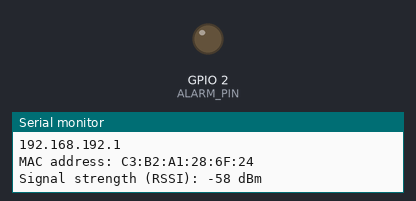
The sketch below on a simulated ESP8266 (NodeMCU). Shown: output pins drawn as LEDs (lit = HIGH), the last lines printed to the serial monitor. WiFi joins after 1.5 s; servers stay silent unless stated.

Above: at 11.1 s.
At 18.94 s:
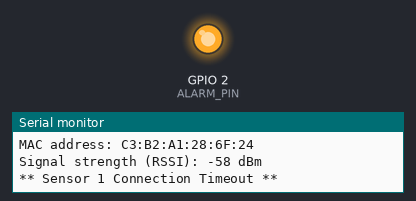
Timing chart, 0 to 23.7 s (numbered marks = the images above):
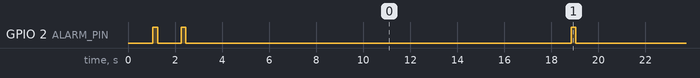

The sketch:

WiFiAlarmServer_CBN.ino
```cpp
/*********************************************************************
 *  WebServer that monitors Alarm Client connection status and
 *  AlarmT condition. Will activate Alarm according to the client
 *  alarm condition.
 *
 *  The server will set a Alarm condition depending on the request:
 *    http://server_ip/almsens#/0 will set the GPIO2 low,
 *    http://server_ip/almsens#/1 will set the GPIO2 high
 *      server_ip = IP address of the ESP8266 module.
 *      # = Sensor client number.
 *
 *  Info will be printed to Serial when the module is connected.
 *
 * The client module WiFiAlarmMonClient_CBN.ino should connect to
 * this server module via a WiFi connection
 *********************************************************************/

#define __DEBUG

#include <EEPROM.h>
#include <ESP8266WiFi.h>
#include "\Users\za010047\Documents\Arduino\WiFiWebAlarmMonitor_CBN\AlarmMonServer.h"

// Constants
const int SENSOR_TIMEOUT = 1500;  // 10x ms
const int CONNECTION_STATUS_PIN = 1;
const int ALARM_PIN = 2;

config_struct configData_; //Variable to store config data in EEPROM.
int connectionTimer_ = 0;
int alarmSensor1_ = -1;

// Create an instance of the Server
// specify the port to listen on as an argument
WiFiServer server(PORT_NO);


////////////////////
// Initialisation //
////////////////////
void setup()
{
  // Initialise Serial port
  Serial.begin(BAUD_RATE);
  delay(1000);
  while (!Serial) {
    ; // wait for serial port to connect. Needed for native USB port only
  }
  Serial.println(" ");
  Serial.println("\n\r");

  // prepare GPIO's
 #ifndef __DEBUG
   // This pin can only be used when NOT Debuging with via USB
   pinMode(CONNECTION_STATUS_PIN, OUTPUT);
   digitalWrite(CONNECTION_STATUS_PIN, HIGH);
 #endif

  pinMode(ALARM_PIN, OUTPUT);
  digitalWrite(ALARM_PIN, LOW);

  // Connect to WiFi network
  Serial.println("<< Web Alarm Monitoring Server >>");

  // Read Configuration from EEPROM
  storeConfigData();
//  readConfigData();

  // Set Server Static IP Address
  WiFi.mode(WIFI_STA);
  WiFi.config(configData_.staticServerIPAdr, configData_.staticGateway, configData_.staticSubnet);

  // Start Server connection
  WiFi.begin(configData_.ssid, configData_.password);
  WiFi.setAutoReconnect(true);
  printWifiStatus();
  connectToRouter();

  // Start the server
  server.begin();
  Serial.println("Alarm Monitor Server started.");

  // Print the IP address
  printWifiStatus();
}

/////////////////////////
// Main Loop Execution //
/////////////////////////
void loop()
{
  if (WiFi.status() != WL_CONNECTED)
  {
    // Reconnect to router
    connectToRouter();
  }

  // Check if a client has connected
  WiFiClient client = server.available();
  delay(10);
  if (!client)
  {
    connectionTimer_++;  // Update sensor timeout
    if (connectionTimer_ > SENSOR_TIMEOUT)
    {
      alarmSensor1_ = -1;  // Set sensor status to unknown
      Serial.println("\n** Sensor 1 Connection Timeout **");

      // Set Sensor Connection Timeout condition
      setSensorTimeout(1);
      printWifiStatus();
    }
    return;
  }

  // Wait until the client sends some data
  Serial.println();
  Serial.print("Client connecting.");
  while (!client.available())
  {
    Serial.print(".");
    delay(10);
  }

  // Read the first line of the request
  String reqMsg = client.readStringUntil('\r');
  Serial.println(reqMsg);
  client.flush();

  String responseMsg;
  responseMsg += "HTTP/1.1 200 OK\r\nContent-Type: text/html\nConnection: close\nRefresh: 10\r\n\r\n<!DOCTYPE HTML>";
  responseMsg += "<title>Web Alarm Mon</title>";
  responseMsg += "<head>\nWeb Alarm Monitor Server - Up Time: ";
  responseMsg += getElaspedTime();
  responseMsg += "<br />\n\r</head>";
  client.print(responseMsg);

  // Match the Command
  if      (reqMsg.indexOf(Sensor1_OFF) != -1) alarmSensor1_ = setAlarmSensorCondition(1, LOW);
  else if (reqMsg.indexOf(Sensor1_ON) != -1)  alarmSensor1_ = setAlarmSensorCondition(1, HIGH);

  // Match the Request
  else if (reqMsg.indexOf("") != -1)
  {
    // Provide currrent status of the Alarm Sensor
    responseMsg = prepareMessage(1, alarmSensor1_);
    responseMsg += " Connected.";
    client.print(responseMsg);
    client.stop();
    Serial.println("Sensor status request");
    return;  // Abort
  }
  client.flush();

  // Prepare the response
  responseMsg = prepareMessage(1, alarmSensor1_);

  // Send the response to the client
  client.print(responseMsg);
}

////////////////////////////////////////////
// Prepare status message
String prepareMessage(int sensorNo, int sensorStatus)
{
  String msg;
  msg = "<html>\r\nSensor ";
  msg += sensorNo;

  if (sensorStatus != -1)
  {
    msg += " Alarm ";
    msg += (sensorStatus)?"ON":"OFF";
  }
  else
  {
    msg += " - NOT ";
  }
  msg += "</html>\n";
  return msg;
}

////////////////////////////////////////////
// Set Sensor connection timeout condition
void setSensorTimeout(int sensorNo)
{
  connectionTimer_ = 0;  // Reset Timeout
  digitalWrite(ALARM_PIN, HIGH);
  delay(200);
  digitalWrite(ALARM_PIN, LOW);
//  digitalWrite(CONNECTION_STATUS_PIN, HIGH);
}

////////////////////////////////////////////
// Reset Sensor connection timeout condition
void resetSensorTimeout(int sensorNo)
{
  connectionTimer_ = 0;  // Reset Timeout
  digitalWrite(ALARM_PIN, LOW);
//  digitalWrite(CONNECTION_STATUS_PIN, LOW);
}

////////////////////////////////////////////
// Set Status of Alarm Sensor
int setAlarmSensorCondition(int sensorNo, int alarmStatus)
{
  // Set GPIO for Sensor Alarm request
  digitalWrite(ALARM_PIN, alarmStatus);

  // Indicated that Sensor is connected
  resetSensorTimeout(sensorNo);
  return alarmStatus;
}

////////////////////////////////////////////
// Print WiFi info on serial
void printWifiStatus()
{
  Serial.println();
  Serial.print("Alarm Server Time: "); Serial.println(getElaspedTime());

  // print the SSID of the network you're attached to:
  Serial.print("SSID: "); Serial.println(WiFi.SSID());

  // print your WiFi shield's IP address:
  IPAddress ip = WiFi.localIP();
  Serial.print("IP Address: "); Serial.println(ip);
  Serial.println(configData_.staticGateway);

  // print your WiFi shield's MAC address:
  byte mac[6];
  WiFi.macAddress(mac);
  Serial.print("MAC address: ");
  Serial.print(mac[5], HEX);
  Serial.print(":");
  Serial.print(mac[4], HEX);
  Serial.print(":");
  Serial.print(mac[3], HEX);
  Serial.print(":");
  Serial.print(mac[2], HEX);
  Serial.print(":");
  Serial.print(mac[1], HEX);
  Serial.print(":");
  Serial.println(mac[0], HEX);

  // print the received signal strength:
  long rssi = WiFi.RSSI();
  Serial.print("Signal strength (RSSI): "); Serial.print(rssi); Serial.println(" dBm");
}

////////////////////////////////////////////
// Get time elasped since power-up
String getElaspedTime()
{
  unsigned long time;
  float hour;
  float min;
  float sec;
  char  elaspedTime[20];

  time = millis();
  hour = (float)(time / 3600000.0);
  min  = (float)((hour - (unsigned int)(hour)) * 60.0);
  sec  = (float)((min - (unsigned int)(min)) * 60.0);

  sprintf(elaspedTime, "%d:%d:%d", (unsigned int)(hour), (unsigned int)(min), (unsigned int)(sec));
  return elaspedTime;
}

////////////////////////////////////////////
// Perform Router connection
void connectToRouter()
{
  Serial.print("Connecting to "); Serial.print(configData_.ssid); Serial.print(":");
  long progressTimer = 0;
  while (WiFi.status() != WL_CONNECTED)
  {
    if (progressTimer-- <= 0)
    {
      // Show progress
      progressTimer = 30;
      Serial.println();
      Serial.print(getElaspedTime()); Serial.print(" ");
    }
    else
    {
      Serial.print(".");
    }
    setSensorTimeout(1); // Set Sensor Connection Timeout condition by default
    delay(1000);
  }
  Serial.println();
  Serial.println("WiFi Router connected.");
}

///////////////////////////////////////////////
// Read Configuration setup data from EEPROM
void readConfigData()
{
  int eeAddress = 0;       //EEPROM address to start reading from

  Serial.print("Read from EEPROM: ");

  //Get configuration data from the EEPROM at position 'eeAddress'
  EEPROM.get(eeAddress, configData_);
}

///////////////////////////////////////////////
// Store Configuration setup data on EEPROM
void storeConfigData()
{
  int eeAddress = 0;       //EEPROM address to start writing to

  configData_.ssid = ssidDef_;
  configData_.password = passwordDef_;
  configData_.staticServerIPAdr = staticServerIPAdrDef_;
  configData_.staticGateway = staticGatewayDef_;
  configData_.staticSubnet  = staticSubnetDef_;

//  EEPROM.update(eeAddress, configData_[0]);
  delay(50);
}
```

Measured:
- by itself, GPIO 2 (ALARM_PIN): repeats every 16.6 s: HIGH 0.20 s, LOW 16.4 s
